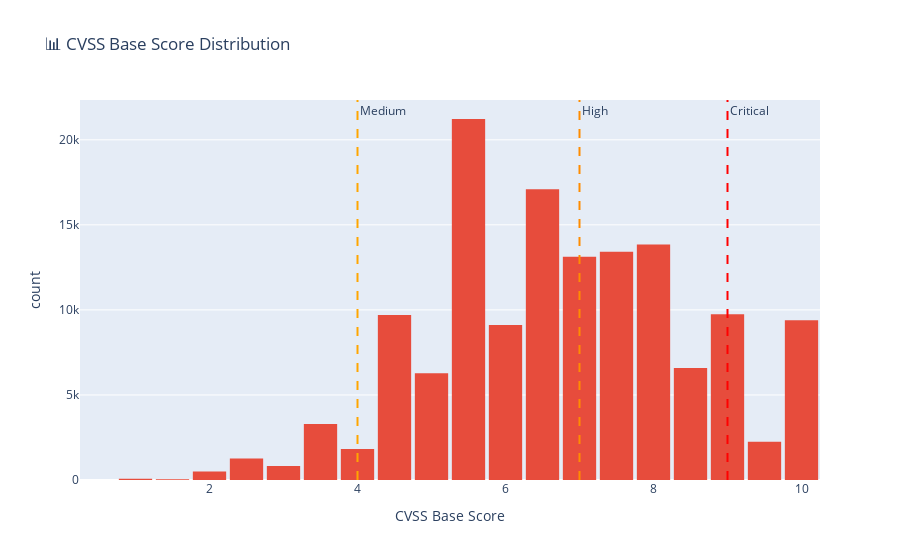

Write notebook code for a chart like this one.
### Code cell
# CVSS Score distribution (histogram)
fig = px.histogram(
    best_metrics.filter(pl.col("base_score") > 0),
    x="base_score",
    nbins=40,
    title="📊 CVSS Base Score Distribution",
    labels={"base_score": "CVSS Base Score", "count": "Number of CVEs"},
    color_discrete_sequence=["#e74c3c"]
)
fig.add_vline(x=4.0, line_dash="dash", line_color="orange", annotation_text="Medium")
fig.add_vline(x=7.0, line_dash="dash", line_color="darkorange", annotation_text="High")
fig.add_vline(x=9.0, line_dash="dash", line_color="red", annotation_text="Critical")
fig.update_layout(bargap=0.1)
fig.show()

### Figure 1 — Plotly figure (JSON) as saved in the notebook; plotly's stock layout.template omitted (floating-point values rounded to 4 significant figures; data arrays with more than 128 entries replaced by an {"elided": "..."} marker saying what was removed)
{"data": [{"bingroup": "x", "hovertemplate": "CVSS Base Score=%{x}<br>count=%{y}<extra></extra>", "legendgroup": "", "marker": {"color": "#e74c3c", "pattern": {"shape": ""}}, "name": "", "nbinsx": 40, "orientation": "v", "showlegend": false, "type": "histogram", "x": {"elided": "139604 float values"}, "xaxis": "x", "yaxis": "y"}], "layout": {"annotations": [{"showarrow": false, "text": "Medium", "x": 4, "xanchor": "left", "xref": "x", "y": 1, "yanchor": "top", "yref": "y domain"}, {"showarrow": false, "text": "High", "x": 7, "xanchor": "left", "xref": "x", "y": 1, "yanchor": "top", "yref": "y domain"}, {"showarrow": false, "text": "Critical", "x": 9, "xanchor": "left", "xref": "x", "y": 1, "yanchor": "top", "yref": "y domain"}], "bargap": 0.1, "barmode": "relative", "legend": {"tracegroupgap": 0}, "shapes": [{"line": {"color": "orange", "dash": "dash"}, "type": "line", "x0": 4, "x1": 4, "xref": "x", "y0": 0, "y1": 1, "yref": "y domain"}, {"line": {"color": "darkorange", "dash": "dash"}, "type": "line", "x0": 7, "x1": 7, "xref": "x", "y0": 0, "y1": 1, "yref": "y domain"}, {"line": {"color": "red", "dash": "dash"}, "type": "line", "x0": 9, "x1": 9, "xref": "x", "y0": 0, "y1": 1, "yref": "y domain"}], "title": {"text": "📊 CVSS Base Score Distribution"}, "xaxis": {"anchor": "y", "domain": [0, 1], "title": {"text": "CVSS Base Score"}}, "yaxis": {"anchor": "x", "domain": [0, 1], "title": {"text": "count"}}}}
